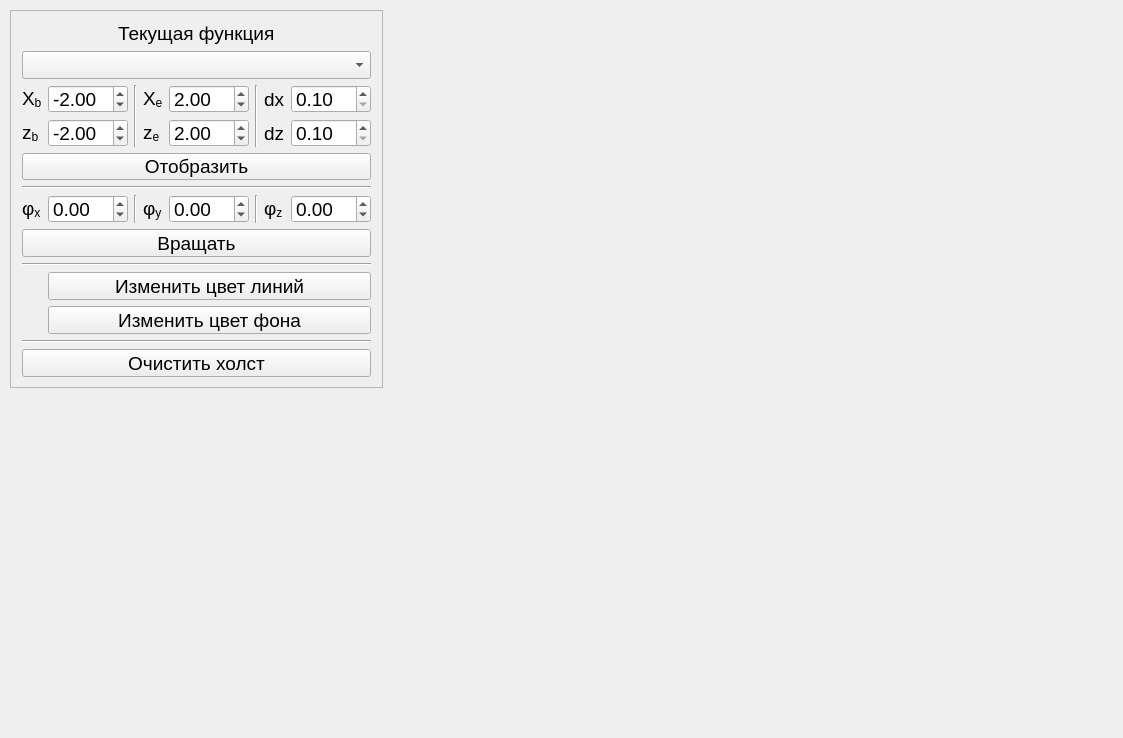
<?xml version="1.0" encoding="UTF-8"?>
<ui version="4.0">
 <class>MainWindow</class>
 <widget class="QMainWindow" name="MainWindow">
  <property name="geometry">
   <rect>
    <x>0</x>
    <y>0</y>
    <width>1123</width>
    <height>738</height>
   </rect>
  </property>
  <property name="font">
   <font>
    <pointsize>14</pointsize>
   </font>
  </property>
  <property name="windowTitle">
   <string>MainWindow</string>
  </property>
  <widget class="QWidget" name="centralWidget">
   <widget class="QFrame" name="frame">
    <property name="geometry">
     <rect>
      <x>10</x>
      <y>10</y>
      <width>373</width>
      <height>378</height>
     </rect>
    </property>
    <property name="frameShape">
     <enum>QFrame::StyledPanel</enum>
    </property>
    <layout class="QGridLayout" name="gridLayout">
     <item row="3" column="1">
      <widget class="QDoubleSpinBox" name="zbDoubleSpinBox">
       <property name="minimum">
        <double>-4.000000000000000</double>
       </property>
       <property name="maximum">
        <double>4.000000000000000</double>
       </property>
       <property name="value">
        <double>-2.000000000000000</double>
       </property>
      </widget>
     </item>
     <item row="3" column="0">
      <widget class="QLabel" name="zbTextLabel">
       <property name="text">
        <string>z&lt;sub&gt;b&lt;/sub&gt;</string>
       </property>
      </widget>
     </item>
     <item row="3" column="3">
      <widget class="QLabel" name="zeTextLabel">
       <property name="text">
        <string>z&lt;sub&gt;e&lt;/sub&gt;</string>
       </property>
      </widget>
     </item>
     <item row="3" column="4">
      <widget class="QDoubleSpinBox" name="zeDoubleSpinBox">
       <property name="minimum">
        <double>-4.000000000000000</double>
       </property>
       <property name="maximum">
        <double>4.000000000000000</double>
       </property>
       <property name="value">
        <double>2.000000000000000</double>
       </property>
      </widget>
     </item>
     <item row="10" column="1" colspan="7">
      <widget class="QPushButton" name="selectBgColorPushButton">
       <property name="text">
        <string>Изменить цвет фона</string>
       </property>
      </widget>
     </item>
     <item row="2" column="6">
      <widget class="QLabel" name="dxTextLabel">
       <property name="text">
        <string>dx</string>
       </property>
      </widget>
     </item>
     <item row="2" column="3">
      <widget class="QLabel" name="xeTextLabel">
       <property name="text">
        <string>X&lt;sub&gt;e&lt;/sub&gt;</string>
       </property>
      </widget>
     </item>
     <item row="2" column="0">
      <widget class="QLabel" name="xbTextLabel">
       <property name="text">
        <string>X&lt;sub&gt;b&lt;/sub&gt;</string>
       </property>
      </widget>
     </item>
     <item row="6" column="5">
      <widget class="Line" name="line5">
       <property name="orientation">
        <enum>Qt::Vertical</enum>
       </property>
      </widget>
     </item>
     <item row="8" column="0" colspan="8">
      <widget class="Line" name="line6">
       <property name="orientation">
        <enum>Qt::Horizontal</enum>
       </property>
      </widget>
     </item>
     <item row="2" column="1">
      <widget class="QDoubleSpinBox" name="xbDoubleSpinBox">
       <property name="minimum">
        <double>-4.000000000000000</double>
       </property>
       <property name="maximum">
        <double>4.000000000000000</double>
       </property>
       <property name="value">
        <double>-2.000000000000000</double>
       </property>
      </widget>
     </item>
     <item row="2" column="2" rowspan="2">
      <widget class="Line" name="line1">
       <property name="orientation">
        <enum>Qt::Vertical</enum>
       </property>
      </widget>
     </item>
     <item row="6" column="0">
      <widget class="QLabel" name="phixTextLabel">
       <property name="text">
        <string>φ&lt;sub&gt;x&lt;/sub&gt;</string>
       </property>
      </widget>
     </item>
     <item row="6" column="1">
      <widget class="QDoubleSpinBox" name="phixDoubleSpinBox">
       <property name="minimum">
        <double>-360.000000000000000</double>
       </property>
       <property name="maximum">
        <double>360.000000000000000</double>
       </property>
       <property name="value">
        <double>0.000000000000000</double>
       </property>
      </widget>
     </item>
     <item row="6" column="3">
      <widget class="QLabel" name="phiyTextLabel">
       <property name="text">
        <string>φ&lt;sub&gt;y&lt;/sub&gt;</string>
       </property>
      </widget>
     </item>
     <item row="6" column="2">
      <widget class="Line" name="line4">
       <property name="orientation">
        <enum>Qt::Vertical</enum>
       </property>
      </widget>
     </item>
     <item row="6" column="4">
      <widget class="QDoubleSpinBox" name="phiyDoubleSpinBox">
       <property name="minimum">
        <double>-360.000000000000000</double>
       </property>
       <property name="maximum">
        <double>360.000000000000000</double>
       </property>
       <property name="value">
        <double>0.000000000000000</double>
       </property>
      </widget>
     </item>
     <item row="6" column="6">
      <widget class="QLabel" name="phizTextLabel">
       <property name="text">
        <string>φ&lt;sub&gt;z&lt;/sub&gt;</string>
       </property>
      </widget>
     </item>
     <item row="6" column="7">
      <widget class="QDoubleSpinBox" name="phizDoubleSpinBox">
       <property name="minimum">
        <double>-360.000000000000000</double>
       </property>
       <property name="maximum">
        <double>360.000000000000000</double>
       </property>
       <property name="value">
        <double>0.000000000000000</double>
       </property>
      </widget>
     </item>
     <item row="7" column="0" colspan="8">
      <widget class="QPushButton" name="rotatePushButton">
       <property name="text">
        <string>Вращать</string>
       </property>
      </widget>
     </item>
     <item row="9" column="0">
      <widget class="QLabel" name="fgColorLabel">
       <property name="text">
        <string/>
       </property>
      </widget>
     </item>
     <item row="10" column="0">
      <widget class="QLabel" name="bgColorLabel">
       <property name="text">
        <string/>
       </property>
      </widget>
     </item>
     <item row="12" column="0" colspan="8">
      <widget class="QPushButton" name="clearAllPushButton">
       <property name="text">
        <string>Очистить холст</string>
       </property>
      </widget>
     </item>
     <item row="3" column="7">
      <widget class="QDoubleSpinBox" name="dzDoubleSpinBox">
       <property name="minimum">
        <double>0.100000000000000</double>
       </property>
       <property name="maximum">
        <double>1.000000000000000</double>
       </property>
       <property name="singleStep">
        <double>0.100000000000000</double>
       </property>
       <property name="value">
        <double>0.100000000000000</double>
       </property>
      </widget>
     </item>
     <item row="1" column="0" colspan="8">
      <widget class="QComboBox" name="functionComboBox"/>
     </item>
     <item row="2" column="4">
      <widget class="QDoubleSpinBox" name="xeDoubleSpinBox">
       <property name="minimum">
        <double>-4.000000000000000</double>
       </property>
       <property name="maximum">
        <double>4.000000000000000</double>
       </property>
       <property name="value">
        <double>2.000000000000000</double>
       </property>
      </widget>
     </item>
     <item row="3" column="6">
      <widget class="QLabel" name="dzTextLabel">
       <property name="text">
        <string>dz</string>
       </property>
      </widget>
     </item>
     <item row="2" column="5" rowspan="2">
      <widget class="Line" name="line2">
       <property name="orientation">
        <enum>Qt::Vertical</enum>
       </property>
      </widget>
     </item>
     <item row="9" column="1" colspan="7">
      <widget class="QPushButton" name="selectFgColorPushButton">
       <property name="text">
        <string>Изменить цвет линий</string>
       </property>
      </widget>
     </item>
     <item row="0" column="0" colspan="8" alignment="Qt::AlignHCenter">
      <widget class="QLabel" name="functionTextLabel">
       <property name="text">
        <string>Текущая функция</string>
       </property>
      </widget>
     </item>
     <item row="5" column="0" colspan="8">
      <widget class="Line" name="line3">
       <property name="orientation">
        <enum>Qt::Horizontal</enum>
       </property>
      </widget>
     </item>
     <item row="11" column="0" colspan="8">
      <widget class="Line" name="line7">
       <property name="orientation">
        <enum>Qt::Horizontal</enum>
       </property>
      </widget>
     </item>
     <item row="2" column="7">
      <widget class="QDoubleSpinBox" name="dxDoubleSpinBox">
       <property name="minimum">
        <double>0.100000000000000</double>
       </property>
       <property name="maximum">
        <double>1.000000000000000</double>
       </property>
       <property name="singleStep">
        <double>0.100000000000000</double>
       </property>
       <property name="value">
        <double>0.100000000000000</double>
       </property>
      </widget>
     </item>
     <item row="4" column="0" colspan="8">
      <widget class="QPushButton" name="plotPushButton">
       <property name="text">
        <string>Отобразить</string>
       </property>
      </widget>
     </item>
    </layout>
   </widget>
   <widget class="DrawLabel" name="drawLabel">
    <property name="geometry">
     <rect>
      <x>390</x>
      <y>10</y>
      <width>721</width>
      <height>721</height>
     </rect>
    </property>
    <property name="text">
     <string/>
    </property>
   </widget>
  </widget>
 </widget>
 <layoutdefault spacing="6" margin="11"/>
 <customwidgets>
  <customwidget>
   <class>DrawLabel</class>
   <extends>QLabel</extends>
   <header>drawlabel.h</header>
  </customwidget>
 </customwidgets>
 <resources/>
 <connections/>
</ui>
